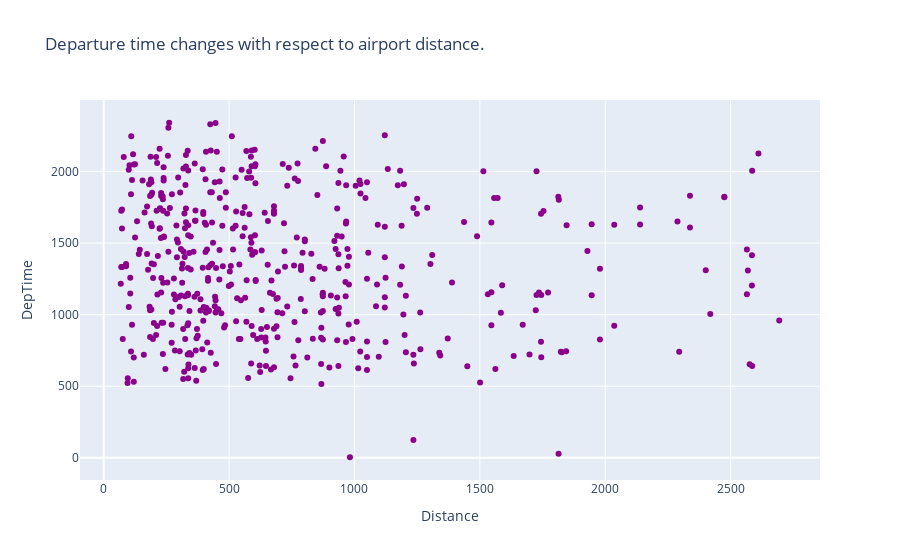

The notebook cell this image was saved under:
### Markdown cell above
### `Scatter Plot: ` 
Let us use a scatter plot to represent departure time changes with respect to airport distance

### Code cell
fig = go.Figure()
fig.add_trace(go.Scatter(x = data['Distance'], y = data['DepTime'], 
                         mode ='markers', marker =dict(color ='darkmagenta')))

fig.update_layout(title ="Departure time changes with respect to airport distance.",
                  xaxis_title ='Distance', yaxis_title ='DepTime')

fig.show()

### Figure 1 — Plotly figure (JSON) as saved in the notebook; plotly's stock layout.template omitted (floating-point values rounded to 4 significant figures; data arrays with more than 128 entries replaced by an {"elided": "..."} marker saying what was removed)
{"data": [{"marker": {"color": "darkmagenta"}, "mode": "markers", "type": "scatter", "x": {"elided": "500 int values"}, "y": {"elided": "500 int values"}}], "layout": {"title": {"text": "Departure time changes with respect to airport distance."}, "xaxis": {"title": {"text": "Distance"}}, "yaxis": {"title": {"text": "DepTime"}}}}
